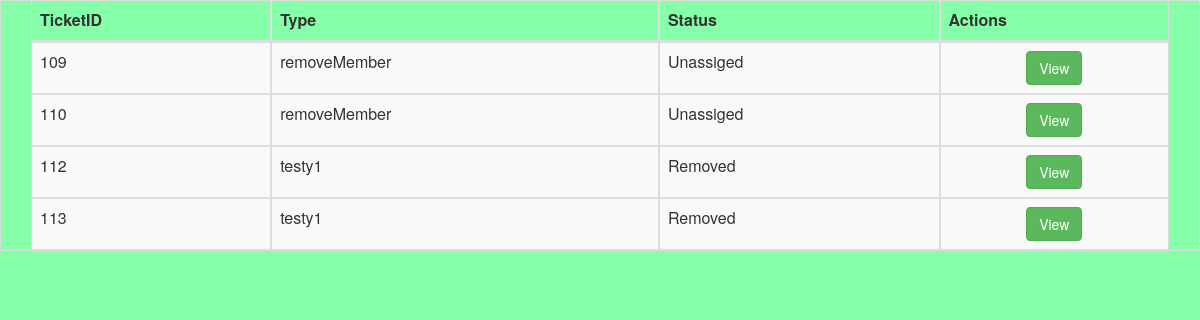
The app's page /ticketTable.php (signed in) with its own data.
### tables this page shows
CREATE TABLE `tickets` (
  `TicketID` int(11) NOT NULL,
  `Type` varchar(265) NOT NULL,
  `Isolated` int(255) NOT NULL,
  `Changes` varchar(256) NOT NULL,
  `farmID` varchar(265) NOT NULL,
  `adminID` int(255) NOT NULL,
  `Status` int(1) NOT NULL,
  `UserID` int(255) NOT NULL,
  `details` varchar(255) NOT NULL
);

### includes/dbFunctions.php (called while the page is built, shortened)
<?php
function selectTic($farmID, $userType)
    {
        $sqlConn = connectToDb();
        if ($userType==0) {
            $query = "SELECT * FROM `tickets` WHERE farmID = '" . $farmID . "' order by Status asc";
        }
        elseif($userType==1){
            $query = "SELECT * FROM `tickets` WHERE (adminID = '" . $farmID . "'or adminID = '0') and userID <> '" . $farmID . "' order by Status asc";
        }
        $result = $sqlConn ->query($query);
        return $result;
    }
?>

### ticketTable.php (the view, shortened to what this page needs)
<?php
include ('includes/dbFunctions.php');
$table = selectTic($_SESSION['UserID'],$_SESSION['UserType']);
?>
<html>
<head>
    <link rel="stylesheet" href="http://maxcdn.bootstrapcdn.com/bootstrap/3.3.6/css/bootstrap.min.css">
    <link rel="stylesheet" href="Stylesheet.css">
</head>
<body>
<table class="table table-striped table-bordered">
    <thead class="thead-dark">
    <tr>
        <th>TicketID</th>
        <th>Type</th>
        <th>Status</th>
        <th> Actions</th>
    </tr>
    </thead>
    <?php
    while($row =$table->fetch_array(MYSQLI_BOTH)  )
    {
        echo '<tr>'
            . '<td>' . $row['TicketID'] . '</td>'
            . '<td>' . $row['Type'] . '</td>'
            . '<td>';
        if ($row['Status']==0 )
        {
            echo 'Unassiged';
        }
        elseif ($row['Status']==1 )
        {
            echo 'Open';
        }elseif ($row['Status']==2 )
        {
            echo 'Resolved';
        }
        elseif ($row['Status']==3 )
        {
            echo 'Removed';
        }
        echo
        '</td>'
             .'<td>
<div class="text-center">
                <button class="btn btn-success" onclick="isolatedTic('.$row['TicketID'].','.$row['Status'].')"> View</button></td></div>'
            . '<tr>';
    }
    ?>
</table>
</body>
</html>

### Stylesheet.css (style rules this page uses)
table { padding-left: 30px; padding-right: 30px; border-collapse: separate; }
body { background-color: rgba(68, 255, 122, 0.65); }

### records on screen
tickets: TicketID "109", Type "removeMember", Status "Unassiged"
tickets: TicketID "110", Type "removeMember", Status "Unassiged"
tickets: TicketID "112", Type "testy1", Status "Removed"
tickets: TicketID "113", Type "testy1", Status "Removed"
